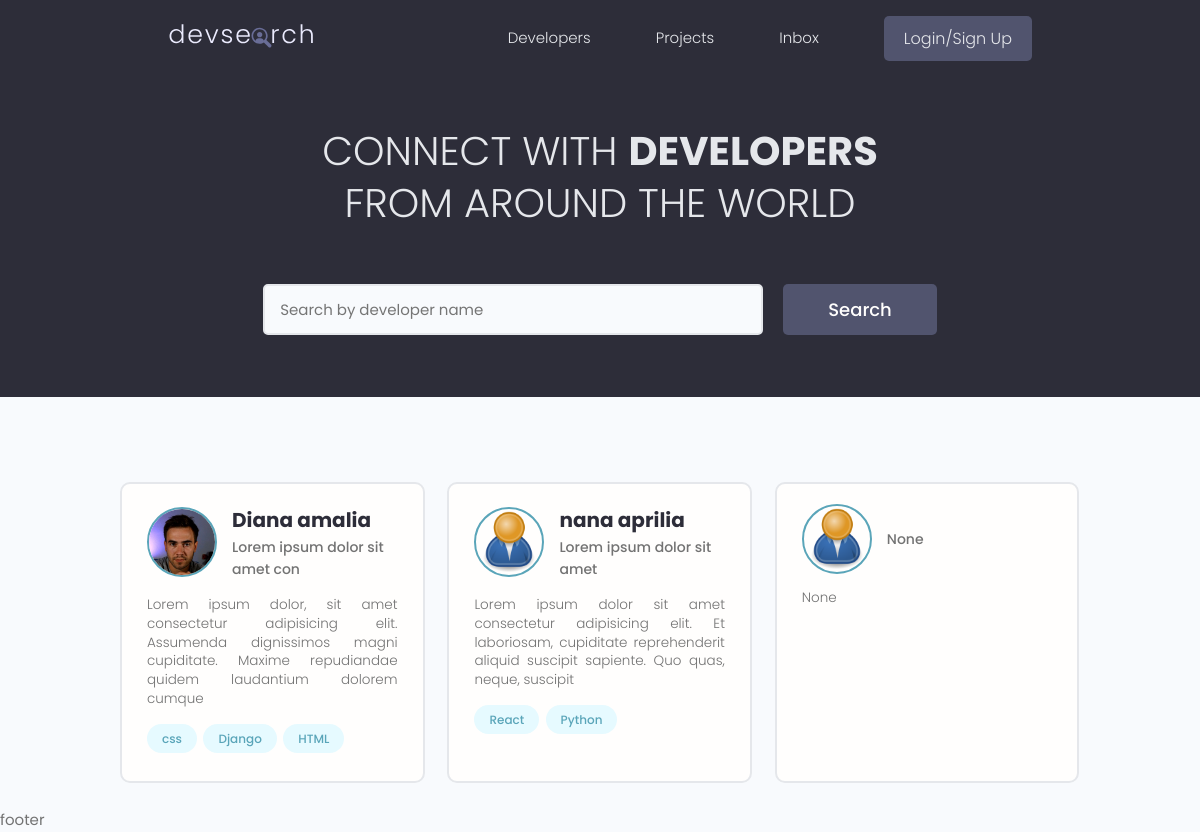
Before: /users/ with the older database file.
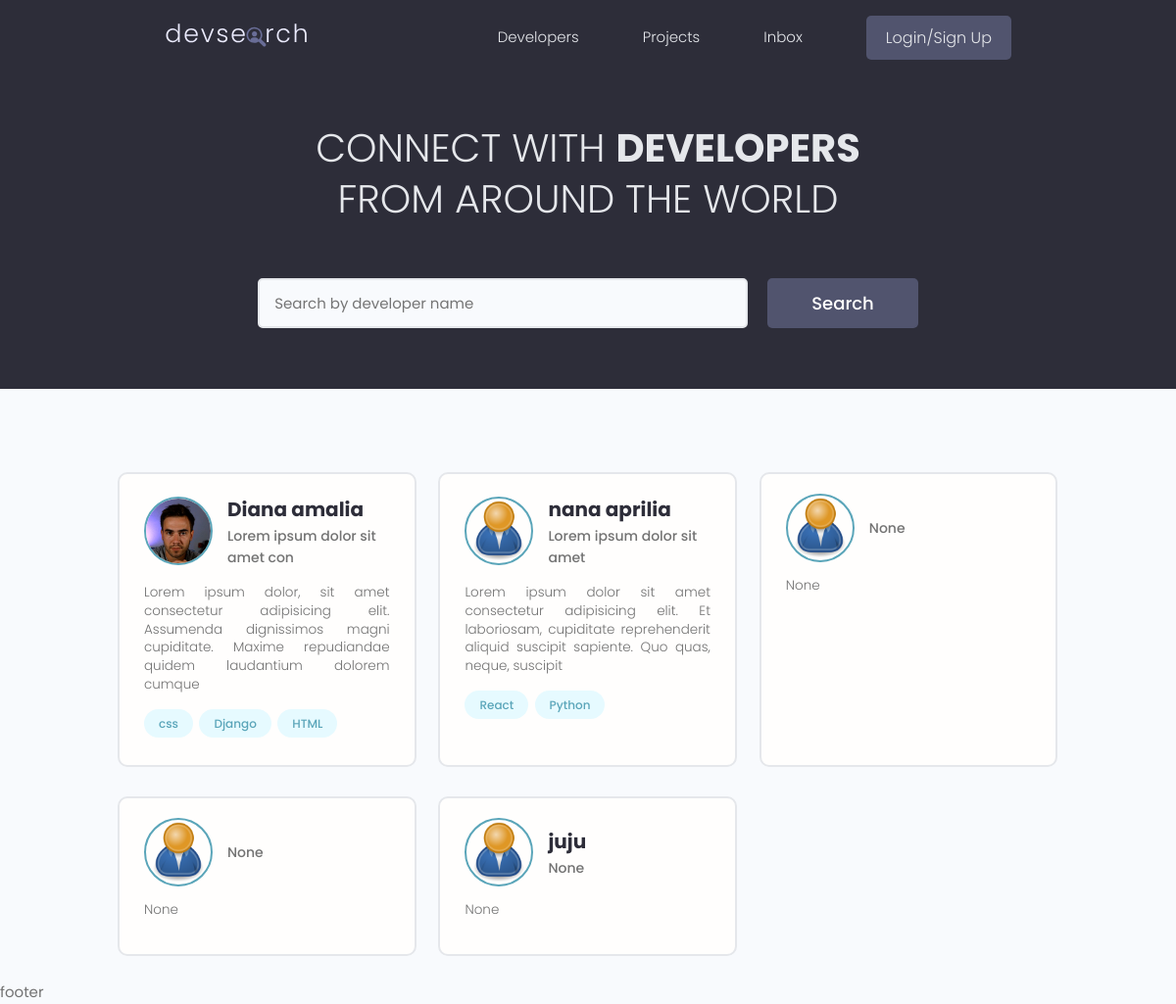
After: the same page with the newer database file.
### users/models.py (models this page shows, shortened)
class Profile(models.Model):
    user = models.OneToOneField(User, on_delete=models.CASCADE, null=True, blank=True)
    name = models.CharField(max_length=200, blank=True, null=True)
    email = models.EmailField(max_length=500, blank=True, null=True)
    username = models.CharField(max_length=200, blank=True, null=True)
    location = models.CharField(max_length=200, blank=True, null=True)
    short_intro = models.CharField(max_length=200, blank=True, null=True)
    bio = models.TextField(blank=True, null=True)
    profile_image = models.ImageField(null=True, blank=True, upload_to='profiles/', default='profiles/user-default.png')
    social_github = models.CharField(max_length=200, blank=True, null=True)
    social_twitter = models.CharField(max_length=200, blank=True, null=True)
    social_linkedin = models.CharField(max_length=200, blank=True, null=True)
    social_youtube = models.CharField(max_length=200, blank=True, null=True)
    social_website = models.CharField(max_length=200, blank=True, null=True)
    created = models.DateTimeField(auto_now_add=True)
    id = models.UUIDField(default=uuid.uuid4, unique=True, primary_key=True, editable=False)

class Skill(models.Model):
    owner = models.ForeignKey(Profile, on_delete=models.CASCADE, null=True)
    name = models.CharField(max_length=200, blank=True, null=True)
    description = models.TextField(null=True, blank=True)
    created = models.DateTimeField(auto_now_add=True)
    id = models.UUIDField(default=uuid.uuid4, unique=True, primary_key=True, editable=False)
    def __str__(self):
        return str(self.name)

### users/views.py (the view)
# urls.py: path('', views.profiles, name="profiles"),
def profiles(request):
    profiles = Profile.objects.all()
    context = {'profiles':profiles}
    return render(request, 'users/profiles.html', context)

### users/templates/users/profiles.html (shortened to what this page needs)
{% extends 'main.html' %}
{% block content %}
<main class="home">
    <section class="hero-section text-center">
        <div class="container container--narrow">
            <div class="hero-section__box">
                <h2>CONNECT WITH <span>DEVELOPERS</span></h2>
                <h2>FROM AROUND THE WORLD</h2>
            </div>
            <div class="hero-section__search">
                <form class="form" action="#" method="get">
                    <div class="form__field">
                        <input class="input input--text" id="formInput#search" type="text" name="text"
                            placeholder="Search by developer name" />
                    </div>
                    <input class="btn btn--sub btn--lg" type="submit" value="Search" />
                </form>
            </div>
        </div>
    </section>
    <section class="devlist">
        <div class="container">
            <div class="grid grid--three">
                {% for profile in profiles %}
                <div class="column card">
                    <div class="dev">
                        <a href="{% url 'user-profile' profile.id %}" class="card__body">
                            <div class="dev__profile">
                                <img class="avatar avatar--md" src="{{ profile.profile_image.url }}"
                                    alt="image" />
                                <div class="dev__meta">
                                    <h3>{{ profile.name }}</h3>
                                    <h5>{{ profile.short_intro|slice:"30" }}</h5>
                                </div>
                            </div>
                            <p class="dev__info">{{profile.bio|slice:"150"}}</p>
                            <div class="dev__skills">
                                {% for skill in profile.skill_set.all|slice:"5" %}
                                <span class="tag tag--pill tag--main">
                                    <small>{{ skill }}</small>
                                </span>
                                {% endfor %}
                            </div>
                        </a>
                    </div>
                </div>
               {% endfor %}
            </div>
        </div>
    </section>
</main>
{% endblock content %}

### templates/main.html (shortened to what this page needs)
<!DOCTYPE html>
{% load static %}
<html lang="en">
<head>
    <link rel="stylesheet" href="https://cdn.iconmonstr.com/1.3.0/css/iconmonstr-iconic-font.min.css" />
    <link rel="stylesheet" type="text/css" href='{% static "styles/main.css" %}'>
    <link rel="stylesheet" href="{% static 'uikit/styles/uikit.css' %}">
    <link rel="stylesheet" href="{% static 'styles/app.css' %}">
</head>
<body>
    {% include 'navbar.html' %}
    {% block content %}
    {% endblock content %}
    footer
</body>
</html>

### templates/navbar.html (shortened to what this page needs)
{% load static %}
<header class="header">
    <div class="container container--narrow">
        <a href="{% url 'projects' %}" class="header__logo">
            <img src="{% static 'images/logo.svg' %}" alt="DevSearch Logo" />
        </a>
        <nav class="header__nav">
            <ul class="header__menu">
    <li class="header__menuItem"><a href="{% url 'profiles' %}">Developers</a></li>
    <li class="header__menuItem"><a href="{% url 'projects' %}">Projects</a></li>
    <li class="header__menuItem"><a href="">Inbox</a></li>
    {% if request.user.is_authenticated %}
    <li class="header__menuItem"><a href="{% url 'account' %}">Account</a></li>
    <li class="header__menuItem"><a href="{% url 'logout' %}" class="btn btn--sub">Logout</a></li>
    {% else %}
    <li class="header__menuItem"><a href="{% url 'login' %}" class="btn btn--sub">Login/Sign Up</a></li>
    {% endif %}
            </ul>
        </nav>
    </div>
</header>

### static/styles/app.css (style rules this page uses)
:root { --color-sub: #2d2d39; }
.btn--sub { background-color: var(--color-sub-light); }
.card { border: 2px solid var(--color-light); }
img { width: 100%; }
.header { position: sticky; z-index: 111; background-color: var(--color-sub); padding: 1.5rem 0; }
.header > .container { display: flex; justify-content: space-between; align-items: center; }
.header__logo > img { height: 3.8rem; }
.header__nav > ul { display: inline-flex; align-items: center; list-style: none; gap: 6.5rem; }
.header__menuItem > a { color: var(--color-light); font-weight: 300; }
.hero-section { height: 40vh; display: flex; align-items: center; background-color: var(--color-sub); }
.hero-section__box { margin-bottom: 4rem; }
.hero-section__box > h2, .hero-section__box > h2 > span { font-size: 4rem; color: var(--color-light); line-height: 1.3; text-transform: uppercase; }
.hero-section__box > h2 { font-weight: 300; }
.hero-section__box > h2 > span { font-weight: 700; }
.hero-section__search > .form { display: flex; align-items: center; justify-content: center; gap: 2rem; }
.hero-section__search > .form input.input--text { width: 50rem; }
.devlist { margin-top: 8rem; }
.devlist .grid { align-items: stretch; }
.devlist .dev .dev__profile { display: flex; align-items: center; gap: 1.5rem; }
.devlist .dev .dev__meta h3 { color: var(--color-sub); font-size: 2rem; font-weight: 700; }
.devlist .dev .dev__meta h5 { color: var(--color-text); font-size: 1.4rem; font-weight: 500; }
.devlist .dev .dev__info { margin: 1.5rem 0; font-size: 1.35rem; line-height: 1.4; text-align: justify; }

### static/uikit/styles/modules/_variables.css (style rules this page uses)
:root { --color-main: #5aa5b9; --color-main-light: #e6faff; --color-sub: #3f4156; --color-sub-light: #51546e; --color-sub-lighter: #ededfd; --color-text: #737373; --color-gray: #8b8b8b; --color-light: #e5e7eb; --color-light-gray: #767676; --color-bg: #f8fafd; --color-white: #fffefd; --color-white-light: #f3f3f3; --color-success: #359e64; --color-success-bg: #def8e8; --color-error: #fc4b0b; --color-error-bg: #fff2ee; --font-base: 'Poppins', arial, helvetica, 'Segoe UI', roboto, ubuntu, sans-serif; --font-monospace: 'Fira Code', 'Courier New', courier, monospace; --font-regular: 300; --font-medium: 500; --font-bold: 700; --generic-shadow: 1px 1px 5px #00000010; --generic-transition: all 0.3s ease-in-out; }

### static/uikit/styles/modules/_base.css (style rules this page uses)
* { margin: 0; padding: 0; box-sizing: border-box; text-rendering: optimizeLegibility; color: inherit; font-size: inherit; }
html { font-size: 50%; }
@media only screen and (min-width: 480px) { html { font-size: 56.25%; } }
@media only screen and (min-width: 1200px) { html { font-size: 62.5%; } }
body { line-height: 1.6; font-weight: 400; font-size: 1.5rem; color: var(--color-text); background-color: var(--color-bg); min-height: 100vh; }

### static/uikit/styles/modules/_typography.css (style rules this page uses)
* { font-family: var(--font-base); }
h2 { font-size: 3.6rem; font-weight: var(--font-bold); }
h3 { font-size: 3.2rem; font-weight: var(--font-medium); }
h5 { font-size: 2.4rem; font-weight: var(--font-medium); }
h5, h6 { font-weight: var(--font-regular); }
p, span, strong { font-size: 1.6rem; color: var(--color-text); font-weight: var(--font-regular); }
a { padding-bottom: 2px; text-decoration: none; display: inline-block; color: var(--color-main); font-weight: var(--font-medium); }

### static/uikit/styles/modules/_utilities.css (style rules this page uses)
.container { width: 92%; max-width: 165rem; margin: 0 auto; box-sizing: border-box; }
.container--narrow { width: 92%; max-width: 120rem; }
@media screen and (min-width: 1000px) { .container { width: 90%; } }
@media screen and (min-width: 1000px) { .container--narrow { width: 85%; } }
@media screen and (min-width: 1200px) { .container { width: 80%; } }
@media screen and (min-width: 1200px) { .container--narrow { width: 72%; } }
.text-center { text-align: center; }

### static/uikit/styles/modules/_avatar.css (style rules this page uses)
.avatar { border-radius: 50%; border: 2px solid var(--color-main); object-fit: cover; }
.avatar--md { height: 7rem; width: 7rem; }

### static/uikit/styles/modules/_button.css (style rules this page uses)
.btn { display: inline-block; position: relative; cursor: pointer; background-color: var(--color-light); font-weight: var(--font-medium); color: var(--color-sub); text-decoration: none; padding: 1rem 2rem; border-radius: 0.5rem; border: none; width: -webkit-fit-content; width: -moz-fit-content; width: fit-content; height: -webkit-fit-content; height: -moz-fit-content; height: fit-content; font-size: 1.6rem; outline-width: 0; outline-color: transparent; -webkit-backface-visibility: hidden; backface-visibility: hidden; transition: all 0.3s ease-in-out; }
.btn--sub { background-color: var(--color-sub); color: var(--color-white); }
.btn--lg { font-size: 1.8rem; padding: 1.2rem 4.5rem; }

Changed rows visible on the page:
added Profile: profile_image (placeholder picture), short_intro "None", bio "None"
added Profile: profile_image (placeholder picture), name "juju", short_intro "None", bio "None"
